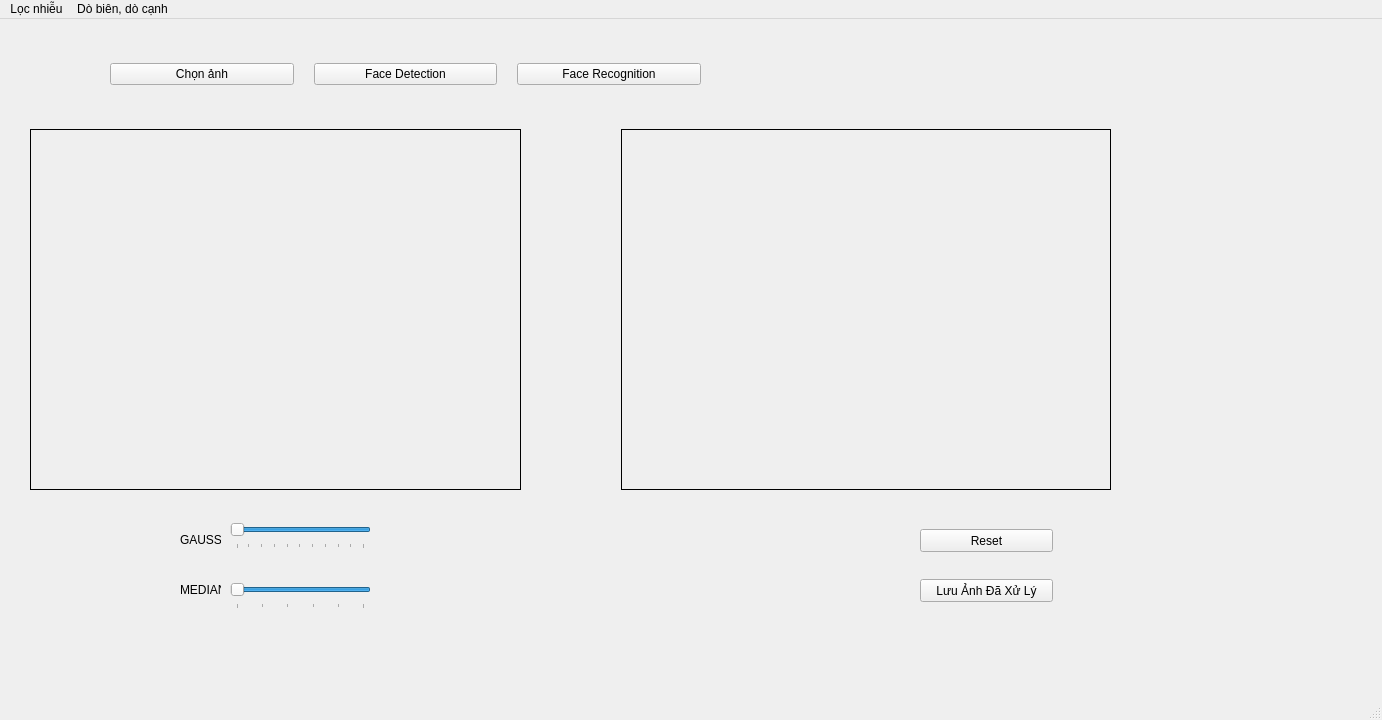
<?xml version="1.0" encoding="UTF-8"?>
<ui version="4.0">
 <class>MainWindow</class>
 <widget class="QMainWindow" name="MainWindow">
  <property name="geometry">
   <rect>
    <x>0</x>
    <y>0</y>
    <width>1382</width>
    <height>720</height>
   </rect>
  </property>
  <property name="sizeIncrement">
   <size>
    <width>0</width>
    <height>0</height>
   </size>
  </property>
  <property name="windowTitle">
   <string>MainWindow</string>
  </property>
  <widget class="QWidget" name="centralwidget">
   <widget class="QPushButton" name="btnReset">
    <property name="geometry">
     <rect>
      <x>920</x>
      <y>510</y>
      <width>133</width>
      <height>23</height>
     </rect>
    </property>
    <property name="text">
     <string>Reset</string>
    </property>
   </widget>
   <widget class="QWidget" name="layoutWidget">
    <property name="geometry">
     <rect>
      <x>30</x>
      <y>110</y>
      <width>1081</width>
      <height>361</height>
     </rect>
    </property>
    <layout class="QGridLayout" name="gridLayout" rowstretch="0" rowminimumheight="0">
     <property name="sizeConstraint">
      <enum>QLayout::SetNoConstraint</enum>
     </property>
     <property name="bottomMargin">
      <number>0</number>
     </property>
     <property name="horizontalSpacing">
      <number>100</number>
     </property>
     <item row="0" column="1">
      <widget class="QLabel" name="lblAnhGoc">
       <property name="font">
        <font>
         <weight>50</weight>
         <bold>false</bold>
        </font>
       </property>
       <property name="autoFillBackground">
        <bool>false</bool>
       </property>
       <property name="frameShape">
        <enum>QFrame::Box</enum>
       </property>
       <property name="text">
        <string/>
       </property>
       <property name="scaledContents">
        <bool>true</bool>
       </property>
      </widget>
     </item>
     <item row="0" column="2">
      <widget class="QLabel" name="lblAnhXuLy">
       <property name="autoFillBackground">
        <bool>true</bool>
       </property>
       <property name="frameShape">
        <enum>QFrame::Box</enum>
       </property>
       <property name="text">
        <string/>
       </property>
       <property name="scaledContents">
        <bool>true</bool>
       </property>
      </widget>
     </item>
    </layout>
   </widget>
   <widget class="QWidget" name="layoutWidget">
    <property name="geometry">
     <rect>
      <x>90</x>
      <y>30</y>
      <width>631</width>
      <height>51</height>
     </rect>
    </property>
    <layout class="QGridLayout" name="gridLayout_2">
     <property name="leftMargin">
      <number>20</number>
     </property>
     <property name="rightMargin">
      <number>20</number>
     </property>
     <property name="horizontalSpacing">
      <number>20</number>
     </property>
     <item row="0" column="2">
      <widget class="QPushButton" name="btnFaceRecognition">
       <property name="text">
        <string>Face Recognition</string>
       </property>
      </widget>
     </item>
     <item row="0" column="0">
      <widget class="QPushButton" name="btnChonAnh">
       <property name="text">
        <string>Chọn ảnh</string>
       </property>
      </widget>
     </item>
     <item row="0" column="1">
      <widget class="QPushButton" name="btnFaceDetection">
       <property name="text">
        <string>Face Detection</string>
       </property>
      </widget>
     </item>
    </layout>
   </widget>
   <widget class="QLabel" name="label">
    <property name="geometry">
     <rect>
      <x>180</x>
      <y>510</y>
      <width>41</width>
      <height>21</height>
     </rect>
    </property>
    <property name="text">
     <string>GAUSS</string>
    </property>
   </widget>
   <widget class="QLabel" name="label_2">
    <property name="geometry">
     <rect>
      <x>180</x>
      <y>560</y>
      <width>41</width>
      <height>21</height>
     </rect>
    </property>
    <property name="text">
     <string>MEDIAN</string>
    </property>
   </widget>
   <widget class="QSlider" name="hsMedian">
    <property name="geometry">
     <rect>
      <x>230</x>
      <y>560</y>
      <width>141</width>
      <height>30</height>
     </rect>
    </property>
    <property name="sizePolicy">
     <sizepolicy hsizetype="Expanding" vsizetype="Fixed">
      <horstretch>0</horstretch>
      <verstretch>0</verstretch>
     </sizepolicy>
    </property>
    <property name="minimum">
     <number>1</number>
    </property>
    <property name="maximum">
     <number>11</number>
    </property>
    <property name="singleStep">
     <number>2</number>
    </property>
    <property name="pageStep">
     <number>2</number>
    </property>
    <property name="value">
     <number>11</number>
    </property>
    <property name="sliderPosition">
     <number>11</number>
    </property>
    <property name="orientation">
     <enum>Qt::Horizontal</enum>
    </property>
    <property name="invertedAppearance">
     <bool>true</bool>
    </property>
    <property name="invertedControls">
     <bool>false</bool>
    </property>
    <property name="tickPosition">
     <enum>QSlider::TicksBelow</enum>
    </property>
    <property name="tickInterval">
     <number>0</number>
    </property>
   </widget>
   <widget class="QSlider" name="hsGauss">
    <property name="geometry">
     <rect>
      <x>230</x>
      <y>500</y>
      <width>141</width>
      <height>30</height>
     </rect>
    </property>
    <property name="sizePolicy">
     <sizepolicy hsizetype="Expanding" vsizetype="Fixed">
      <horstretch>0</horstretch>
      <verstretch>0</verstretch>
     </sizepolicy>
    </property>
    <property name="minimum">
     <number>1</number>
    </property>
    <property name="maximum">
     <number>100</number>
    </property>
    <property name="singleStep">
     <number>10</number>
    </property>
    <property name="pageStep">
     <number>10</number>
    </property>
    <property name="value">
     <number>100</number>
    </property>
    <property name="sliderPosition">
     <number>100</number>
    </property>
    <property name="orientation">
     <enum>Qt::Horizontal</enum>
    </property>
    <property name="invertedAppearance">
     <bool>true</bool>
    </property>
    <property name="invertedControls">
     <bool>false</bool>
    </property>
    <property name="tickPosition">
     <enum>QSlider::TicksBelow</enum>
    </property>
    <property name="tickInterval">
     <number>0</number>
    </property>
   </widget>
   <widget class="QPushButton" name="btnSaveImage">
    <property name="geometry">
     <rect>
      <x>920</x>
      <y>560</y>
      <width>133</width>
      <height>23</height>
     </rect>
    </property>
    <property name="text">
     <string>Lưu Ảnh Đã Xử Lý</string>
    </property>
   </widget>
  </widget>
  <widget class="QStatusBar" name="statusbar"/>
  <widget class="QMenuBar" name="menuBar">
   <property name="geometry">
    <rect>
     <x>0</x>
     <y>0</y>
     <width>1382</width>
     <height>21</height>
    </rect>
   </property>
   <widget class="QMenu" name="LocNhieu">
    <property name="title">
     <string>Lọc nhiễu</string>
    </property>
    <addaction name="actionGaussianBlur"/>
    <addaction name="actionmedianBlur"/>
   </widget>
   <widget class="QMenu" name="DoBienDoCanh">
    <property name="title">
     <string>Dò biên, dò cạnh</string>
    </property>
    <addaction name="actionCanny"/>
    <addaction name="actionLaplacian"/>
    <addaction name="actionSobelX"/>
    <addaction name="actionSobelY"/>
    <addaction name="actionSobelCombined"/>
    <addaction name="actionPrewitt"/>
   </widget>
   <addaction name="LocNhieu"/>
   <addaction name="DoBienDoCanh"/>
  </widget>
  <action name="actionCanny">
   <property name="text">
    <string>Canny</string>
   </property>
  </action>
  <action name="actionSobelX">
   <property name="text">
    <string>SobelX</string>
   </property>
  </action>
  <action name="actionSobelY">
   <property name="text">
    <string>SobelY</string>
   </property>
  </action>
  <action name="actionSobelCombined">
   <property name="text">
    <string>SobelCombined</string>
   </property>
  </action>
  <action name="actionPrewitt">
   <property name="text">
    <string>Prewitt</string>
   </property>
  </action>
  <action name="actionCanny_2">
   <property name="text">
    <string>Canny</string>
   </property>
  </action>
  <action name="actionLaplacian">
   <property name="text">
    <string>Laplacian</string>
   </property>
  </action>
  <action name="actionGaussianBlur">
   <property name="text">
    <string>GaussianBlur</string>
   </property>
  </action>
  <action name="actionmedianBlur">
   <property name="text">
    <string>medianBlur</string>
   </property>
  </action>
 </widget>
 <resources/>
 <connections/>
</ui>
